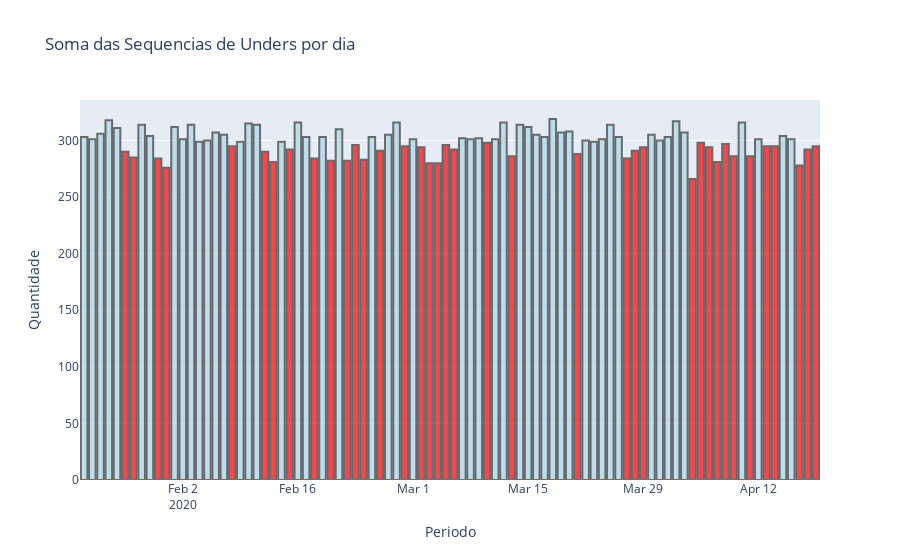

The notebook cell saved with this chart:
### Code cell
data = [go.Bar(x=unders_por_dia.index,
               y=unders_por_dia.values,
               marker = {'color': cores,  #lista de cores
                         'line': {'color': '#333',
                                  'width': 2}
                        },
               opacity= 0.7
              )
       ]

# Criando Layout
configuracoes_layout =  go.Layout(title='Soma das Sequencias de Unders por dia', yaxis={'title':'Quantidade'}, xaxis={'title': 'Periodo'})
# Objeto figura

fig = go.Figure(data=data, layout=configuracoes_layout)

# plotando o grafico
py.iplot(fig)

### Figure 1 — Plotly figure (JSON) as saved in the notebook; plotly's stock layout.template omitted (floating-point values rounded to 4 significant figures)
{"data": [{"marker": {"color": ["lightblue", "lightblue", "lightblue", "lightblue", "lightblue", "red", "red", "lightblue", "lightblue", "red", "red", "lightblue", "lightblue", "lightblue", "lightblue", "lightblue", "lightblue", "lightblue", "red", "lightblue", "lightblue", "lightblue", "red", "red", "lightblue", "red", "lightblue", "lightblue", "red", "lightblue", "red", "lightblue", "red", "red", "red", "lightblue", "red", "lightblue", "lightblue", "red", "lightblue", "red", "red", "red", "red", "red", "lightblue", "lightblue", "lightblue", "red", "lightblue", "lightblue", "red", "lightblue", "lightblue", "lightblue", "lightblue", "lightblue", "lightblue", "lightblue", "red", "lightblue", "lightblue", "lightblue", "lightblue", "lightblue", "red", "red", "red", "lightblue", "lightblue", "lightblue", "lightblue", "lightblue", "red", "red", "red", "red", "red", "red", "lightblue", "red", "lightblue", "red", "red", "lightblue", "lightblue", "red", "red", "red"], "line": {"color": "#333", "width": 2}}, "opacity": 0.7, "type": "bar", "x": ["2020-01-21", "2020-01-22", "2020-01-23", "2020-01-24", "2020-01-25", "2020-01-26", "2020-01-27", "2020-01-28", "2020-01-29", "2020-01-30", "2020-01-31", "2020-02-01", "2020-02-02", "2020-02-03", "2020-02-04", "2020-02-05", "2020-02-06", "2020-02-07", "2020-02-08", "2020-02-09", "2020-02-10", "2020-02-11", "2020-02-12", "2020-02-13", "2020-02-14", "2020-02-15", "2020-02-16", "2020-02-17", "2020-02-18", "2020-02-19", "2020-02-20", "2020-02-21", "2020-02-22", "2020-02-23", "2020-02-24", "2020-02-25", "2020-02-26", "2020-02-27", "2020-02-28", "2020-02-29", "2020-03-01", "2020-03-02", "2020-03-03", "2020-03-04", "2020-03-05", "2020-03-06", "2020-03-07", "2020-03-08", "2020-03-09", "2020-03-10", "2020-03-11", "2020-03-12", "2020-03-13", "2020-03-14", "2020-03-15", "2020-03-16", "2020-03-17", "2020-03-18", "2020-03-19", "2020-03-20", "2020-03-21", "2020-03-22", "2020-03-23", "2020-03-24", "2020-03-25", "2020-03-26", "2020-03-27", "2020-03-28", "2020-03-29", "2020-03-30", "2020-03-31", "2020-04-01", "2020-04-02", "2020-04-03", "2020-04-04", "2020-04-05", "2020-04-06", "2020-04-07", "2020-04-08", "2020-04-09", "2020-04-10", "2020-04-11", "2020-04-12", "2020-04-13", "2020-04-14", "2020-04-15", "2020-04-16", "2020-04-17", "2020-04-18", "2020-04-19"], "y": [303, 301, 306, 318, 311, 290, 285, 314, 304, 284, 276, 312, 301, 314, 299, 300, 307, 305, 295, 299, 315, 314, 290, 281, 299, 292, 316, 303, 284, 303, 282, 310, 282, 296, 283, 303, 291, 305, 316, 295, 301, 294, 280, 280, 296, 292, 302, 301, 302, 298, 301, 316, 286, 314, 312, 305, 303, 319, 307, 308, 288, 300, 299, 301, 314, 303, 284, 291, 294, 305, 300, 303, 317, 307, 266, 298, 294, 281, 297, 286, 316, 286, 301, 295, 295, 304, 301, 278, 292, 295]}], "layout": {"title": {"text": "Soma das Sequencias de Unders por dia"}, "xaxis": {"title": {"text": "Periodo"}}, "yaxis": {"title": {"text": "Quantidade"}}}}
